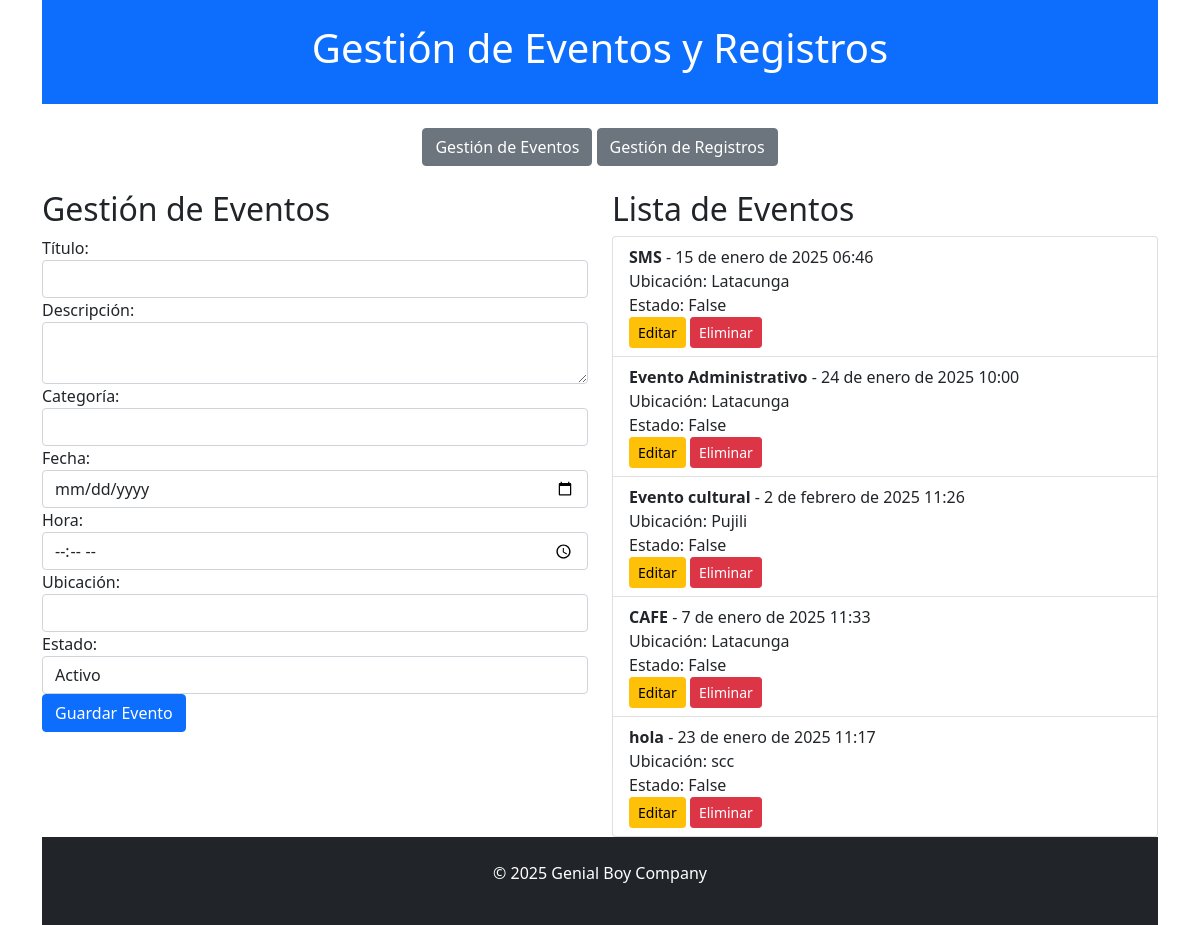
The page / on the database its author committed.
### Aplicaciones/Eventos/models.py (models this page shows, shortened)
class Evento(models.Model):
    CATEGORIAS = [
        ('RE', 'Recreativo'),
        ('CU', 'Cultural'),
        ('DE', 'Deportivo'),
    ]
    titulo = models.CharField(max_length=100)
    descripcion = models.TextField()
    categoria = models.CharField(max_length=2, choices=CATEGORIAS)
    fecha = models.DateField()
    hora = models.TimeField()
    ubicacion = models.CharField(max_length=200)
    estado = models.BooleanField(default=True)  # Activo o no

### Aplicaciones/Eventos/views.py (the view)
# urls.py: path('', views.home, name='home'),
def home(request):
    eventoBdd = Evento.objects.all()
    registroBdd = Registro.objects.all()
    return render(request, "listadoEventos.html", {'Eventos': eventoBdd, 'Registros': registroBdd})

### Aplicaciones/Eventos/templates/listadoEventos.html (shortened to what this page needs)
{% extends "./plantilla.html" %}

### Aplicaciones/Eventos/templates/plantilla.html (shortened to what this page needs)
<!DOCTYPE html>
<html lang="es" dir="ltr">
<head>
    <link href="https://cdn.jsdelivr.net/npm/bootstrap@5.1.3/dist/css/bootstrap.min.css" rel="stylesheet">
</head>
<body class="container">
    <header class="bg-primary text-white text-center py-4">
        <h1>Gestión de Eventos y Registros</h1>
    </header>
    <div class="my-4 text-center">
        <button id="btnGestionEventos" class="btn btn-secondary">Gestión de Eventos</button>
        <button id="btnGestionRegistros" class="btn btn-secondary">Gestión de Registros</button>
    </div>
    <div class="row">
        <div class="col-md-6" id="gestionEventos" style="display: none;">
            <h2>Gestión de Eventos</h2>
            <form id="formGestionEventos" method="POST" action="{% url 'guardar_evento' %}">
                <div class="form-group">
                    <label for="titulo">Título:</label>
                    <input type="text" id="titulo" name="titulo" class="form-control" required>
                </div>
                <div class="form-group">
                    <label for="descripcion">Descripción:</label>
                    <textarea id="descripcion" name="descripcion" class="form-control" required></textarea>
                </div>
                <div class="form-group">
                    <label for="categoria">Categoría:</label>
                    <input type="text" id="categoria" name="categoria" class="form-control" required>
                </div>
                <div class="form-group">
                    <label for="fecha">Fecha:</label>
                    <input type="date" id="fecha" name="fecha" class="form-control" required>
                </div>
                <div class="form-group">
                    <label for="hora">Hora:</label>
                    <input type="time" id="hora" name="hora" class="form-control" required>
                </div>
                <div class="form-group">
                    <label for="ubicacion">Ubicación:</label>
                    <input type="text" id="ubicacion" name="ubicacion" class="form-control" required>
                </div>
                <div class="form-group">
                    <label for="estado">Estado:</label>
                    <select id="estado" name="estado" class="form-control" required>
                        <option value="activo">Activo</option>
                    </select>
                </div>
                <button type="submit" class="btn btn-primary">Guardar Evento</button>
            </form>
        </div>
        <div class="col-md-6" id="listadoEventos" style="display: none;">
            <h2>Lista de Eventos</h2>
            <ul class="list-group">
                {% for evento in Eventos %}
                <li class="list-group-item">
                    <strong>{{ evento.titulo }}</strong> - {{ evento.fecha }} {{ evento.hora }}
                    <br>Ubicación: {{ evento.ubicacion }}
                    <br>Estado: {{ evento.estado }}
                    <br>
                    <button class="btn btn-warning btn-sm btn-editar-evento"
                        data-evento='{"titulo": "{{ evento.titulo }}", "descripcion": "{{ evento.descripcion }}", "categoria": "{{ evento.categoria }}", "fecha": "{{ evento.fecha }}", "hora": "{{ evento.hora }}", "ubicacion": "{{ evento.ubicacion }}", "estado": "{{ evento.estado }}", "url_editar": "{% url 'procesarEdicionEvento' evento.id %}"}'>
                        Editar
                    </button>
                    <form method="POST" action="{% url 'eliminar_evento' evento.id %}" style="display: inline;">
                        <button type="submit" class="btn btn-danger btn-sm">Eliminar</button>
                    </form>
                </li>
                {% endfor %}
            </ul>
        </div>
    </div>
    <footer class="bg-dark text-white text-center py-4">
        <p>&copy; 2025 Genial Boy Company</p>
    </footer>
</body>
</html>

### rows shown on the page
Evento: titulo "SMS", fecha "15 de enero de 2025", hora "06:46", ubicacion "Latacunga", estado "False"
Evento: titulo "Evento Administrativo", fecha "24 de enero de 2025", hora "10:00", ubicacion "Latacunga", estado "False"
Evento: titulo "Evento cultural", fecha "2 de febrero de 2025", hora "11:26", ubicacion "Pujili", estado "False"
Evento: titulo "CAFE", fecha "7 de enero de 2025", hora "11:33", ubicacion "Latacunga", estado "False"
Evento: titulo "hola", fecha "23 de enero de 2025", hora "11:17", ubicacion "scc", estado "False"
